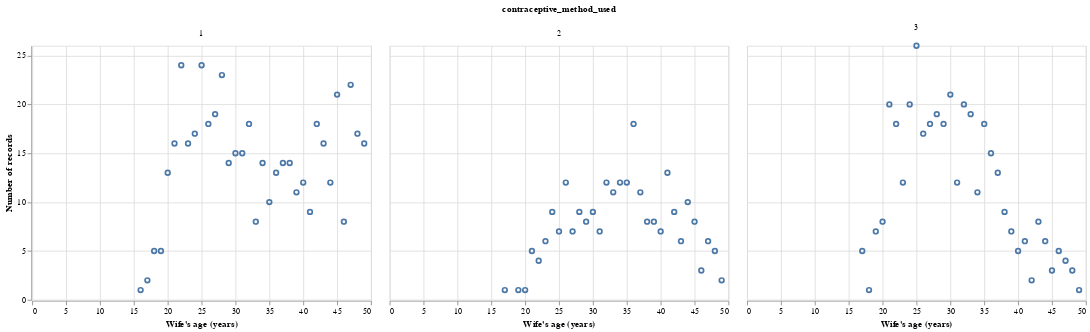

The code cell stored with this chart in its notebook:
### Markdown cell above
We picked our variables using academic papers that have found a correlation between each variable and the method of contraception used. As such we want to be able to see if each variable demonstrates a clear correlation.

### Code cell
wife_age_correlation = alt.Chart(cmc_train, title = "Age vs. Method of Contraception Used").mark_point().encode(
    x = alt.X("wife_age", title = "Wife's age (years)"),
    y = alt.Y("count()", title = "Number of records")
).facet("contraceptive_method_used")
wife_age_correlation

### Figure 1 — Vega-Lite specification as saved in the notebook (floating-point values rounded to 4 significant figures; data arrays with more than 128 entries replaced by an {"elided": "..."} marker saying what was removed)
{"$schema": "https://vega.github.io/schema/vega-lite/v4.17.0.json", "config": {"view": {"continuousHeight": 300, "continuousWidth": 400}}, "data": {"name": "data-f15167d60f413a998667f82347f8e248"}, "datasets": {"data-f15167d60f413a998667f82347f8e248": {"elided": "1104 records"}}, "facet": {"field": "contraceptive_method_used", "type": "quantitative"}, "spec": {"encoding": {"x": {"field": "wife_age", "title": "Wife's age (years)", "type": "quantitative"}, "y": {"aggregate": "count", "title": "Number of records", "type": "quantitative"}}, "mark": "point", "title": "Age vs. Method of Contraception Used"}}
